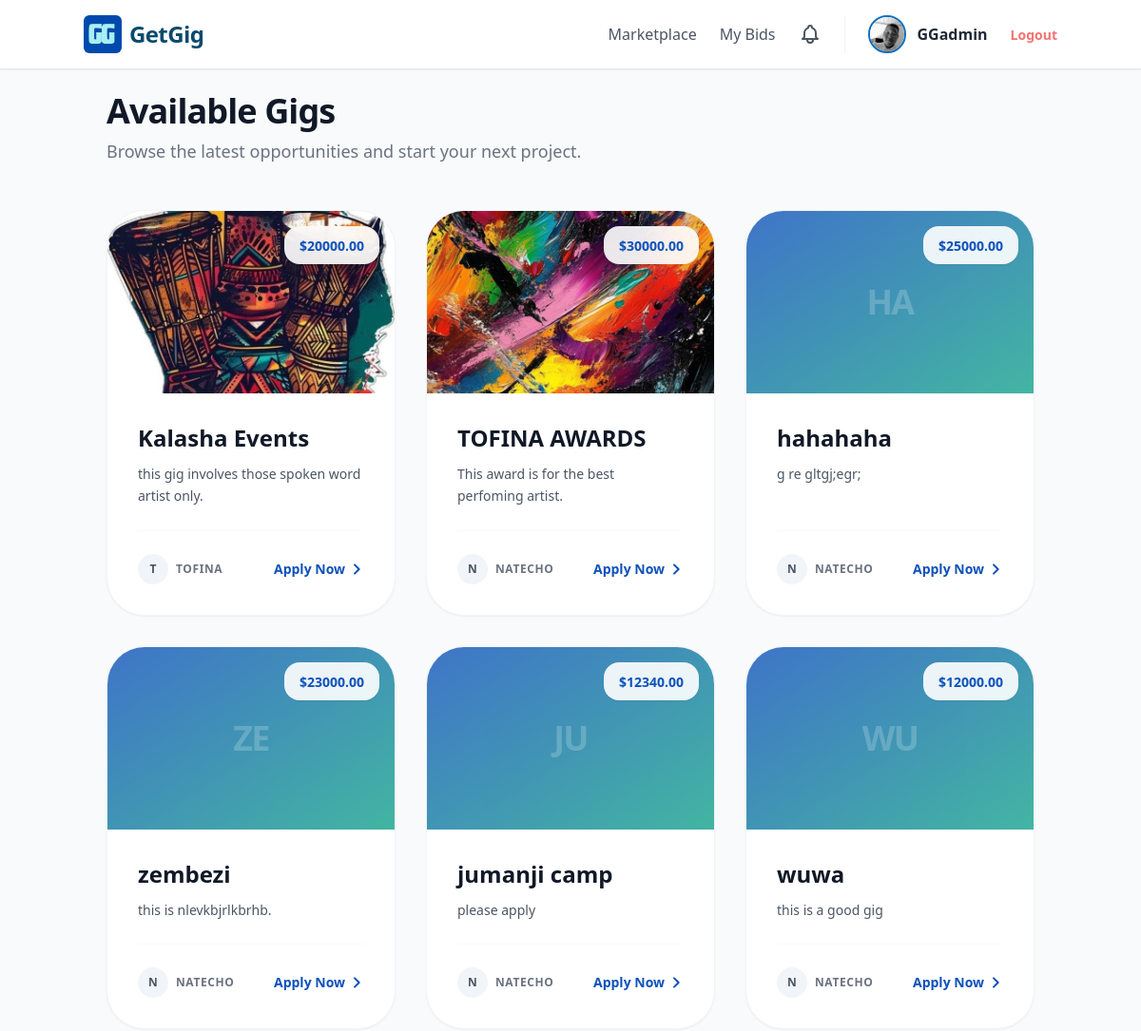
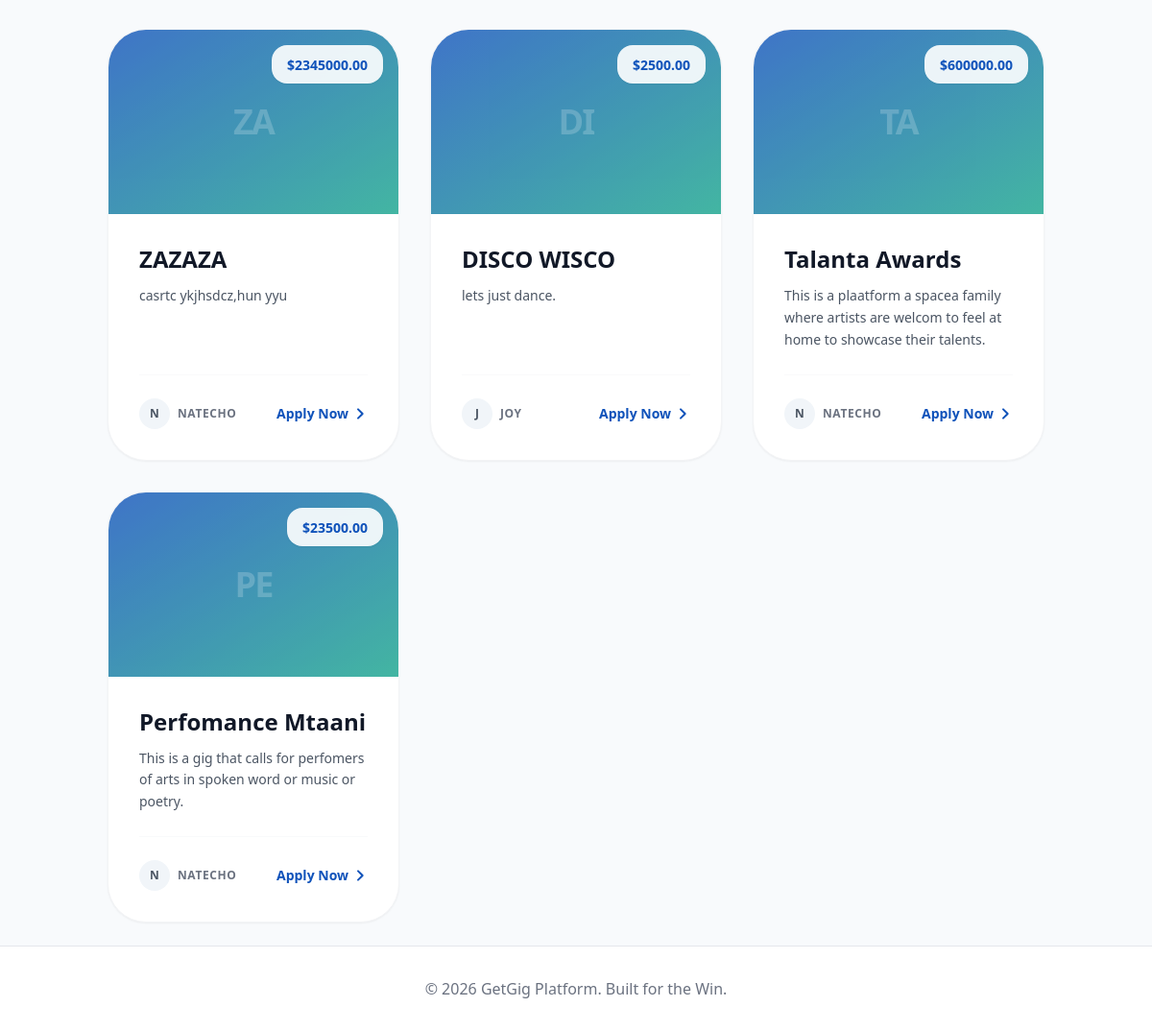
Screenshot of /projects/freelancer/ (signed in) with the database file from the repository (2 pictures, top to bottom).
### users/models.py (models this page shows, shortened)
class CustomUser(AbstractUser):
    USER_TYPE_CHOICES = (
        ('client', 'Client'),
        ('freelancer', 'Freelancer'),
    )
    user_type = models.CharField(max_length=10, choices=USER_TYPE_CHOICES, default='freelancer')
    profile_image = models.ImageField(upload_to='profiles/', default='profiles/default.png')
    bio = models.TextField(blank=True)
    profile_image = models.ImageField(upload_to='profiles/', blank=True, null=True)
    company_name = models.CharField(max_length=100, blank=True)
    skills = models.CharField(max_length=255, blank=True)

### projects/models.py (models this page shows, shortened)
class Project(models.Model):
    client = models.ForeignKey(settings.AUTH_USER_MODEL, on_delete=models.CASCADE, related_name='projects')
    title = models.CharField(max_length=200)
    description = models.TextField()
    budget = models.DecimalField(max_digits=10, decimal_places=2)
    deadline = models.DateField()
    created_at = models.DateTimeField(auto_now_add=True)
    image = models.ImageField(upload_to='project_images/', blank=True, null=True)

### projects/views.py (the view)
# urls.py: path('freelancer/', views.freelancer_dashboard, name='freelancer_dashboard'),
@login_required
def freelancer_dashboard(request):
    if request.user.user_type == 'client':
        return redirect('projects:client_dashboard')
    all_projects = Project.objects.all().order_by('-created_at')
    return render(request, 'freelancers/dashboard.html', {'projects': all_projects})

### templates/freelancers/dashboard.html
{% extends 'base.html' %}
{% load static %}
{% block content %}
<div class="mb-12">
    <h1 class="text-4xl font-extrabold text-gray-900 tracking-tight">Available Gigs</h1>
    <p class="text-lg text-gray-500 mt-2">Browse the latest opportunities and start your next project.</p>
</div>
<div class="grid md:grid-cols-2 lg:grid-cols-3 gap-8">
    {% for project in projects %}
        <div class="group bg-white rounded-[2.5rem] shadow-sm border border-gray-100 hover:shadow-2xl hover:-translate-y-2 transition-all duration-500 flex flex-col h-full overflow-hidden">
            <div class="relative h-48 w-full overflow-hidden">
                {% if project.image %}
                    <img src="{{ project.image.url }}" alt="{{ project.title }}" class="w-full h-full object-cover group-hover:scale-110 transition duration-500">
                {% else %}
                    <div class="w-full h-full bg-gradient-to-br from-ocean to-mint opacity-80 flex items-center justify-center">
                        <span class="text-white font-black text-4xl opacity-20 uppercase tracking-tighter">{{ project.title|slice:":2" }}</span>
                    </div>
                {% endif %}
                <div class="absolute top-4 right-4 bg-white/90 backdrop-blur-md px-4 py-2 rounded-2xl shadow-sm">
                    <span class="text-ocean font-black text-sm">${{ project.budget }}</span>
                </div>
            </div>
            <div class="p-8 flex-grow flex flex-col">
                <div class="flex-grow">
                    <h3 class="text-2xl font-bold text-gray-900 mb-3 leading-tight group-hover:text-ocean transition">
                        {{ project.title }}
                    </h3>
                    <p class="text-gray-600 text-sm leading-relaxed mb-6">
                        {{ project.description|truncatewords:20 }}
                    </p>
                </div>
                <div class="pt-6 border-t border-gray-50 flex items-center justify-between">
                    <div class="flex items-center space-x-2">
                        <div class="w-8 h-8 rounded-full bg-slate-100 flex items-center justify-center font-bold text-xs text-gray-600">
                            {{ project.client.username|first|upper }}
                        </div>
                        <span class="text-xs font-bold text-gray-500 uppercase tracking-wider">{{ project.client.username }}</span>
                    </div>
                    <a href="{% url 'projects:apply_to_project' project.id %}"
                       class="inline-flex items-center text-sm font-black text-ocean group-hover:translate-x-1 transition-transform">
                        Apply Now
                        <svg class="w-4 h-4 ml-1" fill="none" stroke="currentColor" viewBox="0 0 24 24"><path stroke-linecap="round" stroke-linejoin="round" stroke-width="3" d="M9 5l7 7-7 7"></path></svg>
                    </a>
                </div>
            </div>
        </div>
    {% empty %}
        <div class="col-span-full text-center py-32 bg-slate-50 rounded-[3rem] border-2 border-dashed border-gray-200">
            <div class="text-6xl mb-6">🏜️</div>
            <p class="text-xl text-gray-500 font-medium">It's a bit quiet here. New projects will appear soon!</p>
        </div>
    {% endfor %}
</div>
{% endblock %}

### templates/base.html (shortened to what this page needs)
{% load static %}
{% load pwa %}
<!DOCTYPE html>
<html lang="en">
<head>
    <script src="https://cdn.tailwindcss.com"></script>
</head>
<body class="bg-slate-50 min-h-screen flex flex-col">
    <nav class="bg-white border-b border-gray-200 p-4 shadow-sm">
        <div class="container mx-auto flex justify-between items-center">
            <a href="/" class="flex items-center space-x-2">
                <img src="{% static 'images/logo.jpg' %}" alt="GetGig Logo" class="h-10 w-auto rounded-md">
                <span class="text-2xl font-bold text-[#0c4a6e] tracking-tight">GetGig</span>
            </a>
            <div class="flex items-center space-x-6 font-medium text-gray-600">
                {% if user.is_authenticated %}
                    {% if user.user_type == 'freelancer' %}
                        <a href="{% url 'projects:freelancer_dashboard' %}" class="hover:text-mint">Marketplace</a>
                        <a href="{% url 'projects:my_bids' %}" class="hover:text-mint">My Bids</a>
                    {% else %}
                        <a href="{% url 'projects:client_dashboard' %}" class="hover:text-mint">Dashboard</a>
                        <a href="{% url 'projects:create_project' %}" class="hover:text-ocean">Post Gig</a>
                    {% endif %}
                    <a href="{% url 'users:notifications' %}" class="text-gray-600 hover:text-blue-600 relative">
                    </a>
                    <a href="{% url 'users:edit_profile' %}" class="flex items-center space-x-3 group border-l pl-6 border-gray-100">
                        {% if user.profile_image %}
                            <img src="{{ user.profile_image.url }}" class="w-10 h-10 rounded-full object-cover border-2 border-[#0C6FBD] group-hover:border-mint transition shadow-sm">
                        {% else %}
                            <div class="w-10 h-10 rounded-full bg-[#0C6FBD] text-white flex items-center justify-center font-bold shadow-sm group-hover:bg-blue-700 transition">
                                {{ user.username|first|upper }}
                            </div>
                        {% endif %}
                        <span class="font-bold text-gray-800 hidden md:inline">{{ user.username }}</span>
                    </a>
                    <form action="{% url 'logout' %}" method="post" class="inline">
                        <button type="submit" class="text-sm font-bold text-red-400 hover:text-red-600 transition">Logout</button>
                    </form>
                {% else %}
                    <a href="{% url 'login' %}" class="hover:text-ocean">Login</a>
                    <a href="{% url 'users:register' %}" class="bg-[#0F52BA] hover:bg-blue-700 text-white px-6 py-2 rounded-lg transition shadow-md">
                        Get Started
                    </a>
                {% endif %}
            </div>
        </div>
    </nav>
    <div class="container mx-auto p-6 flex-grow">
        {% block content %}{% endblock %}
    </div>
    <footer class="bg-white border-t border-gray-200 p-8 text-center text-gray-500">
        &copy; 2026 GetGig Platform. Built for the Win.
    </footer>
</body>
</html>

### rows the page displays
CustomUser: profile_image (picture), username "GGadmin"
Project: image (picture), budget "20000.00", title "Kalasha Events", description "this gig involves those spoken word artist only.", client.username|first "T", client.username "TOFINA"
Project: image (picture), budget "30000.00", title "TOFINA AWARDS", description "This award is for the best perfoming artist.", client.username|first "N", client.username "NATECHO"
Project: title "HA", budget "25000.00", title "hahahaha", description "g re gltgj;egr;", client.username|first "N", client.username "NATECHO"
Project: title "ZE", budget "23000.00", title "zembezi", description "this is nlevkbjrlkbrhb.", client.username|first "N", client.username "NATECHO"
Project: title "JU", budget "12340.00", title "jumanji camp", description "please apply", client.username|first "N", client.username "NATECHO"
Project: title "WU", budget "12000.00", title "wuwa", description "this is a good gig", client.username|first "N", client.username "NATECHO"
Project: title "ZA", budget "2345000.00", title "ZAZAZA", description "casrtc ykjhsdcz,hun yyu", client.username|first "N", client.username "NATECHO"
Project: title "DI", budget "2500.00", title "DISCO WISCO", description "lets just dance.", client.username|first "J", client.username "JOY"
Project: title "TA", budget "600000.00", title "Talanta Awards", description "This is a plaatform a spacea family where artists are welcom to feel at home to showcase their talents.", client.username|first "N", client.username "NATECHO"
Project: title "PE", budget "23500.00", title "Perfomance Mtaani", description "This is a gig that calls for perfomers of arts in spoken word or music or poetry.", client.username|first "N", client.username "NATECHO"
